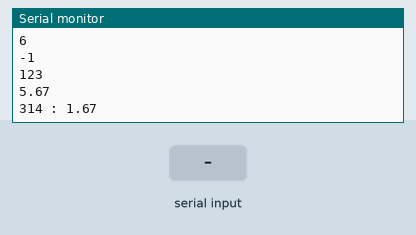
Simulated run of this sketch. Board: Arduino Uno, built with avr-gcc and run on an emulated ATmega328P. Shown: the last lines printed to the serial monitor. Inputs (shaded band) come from the test bench.

Above: at 1.6 s.
1.7 s: "te" received over Serial
At 2.9 s:
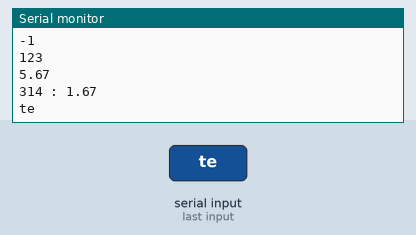
3.2 s: "90,45\n" received over Serial
At 4.4 s:
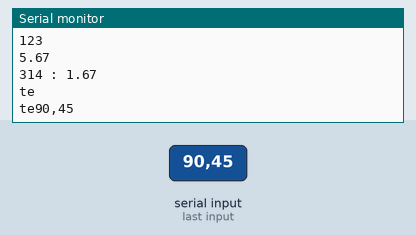
4.7 s: "30,150\n" received over Serial
At 5.8 s:
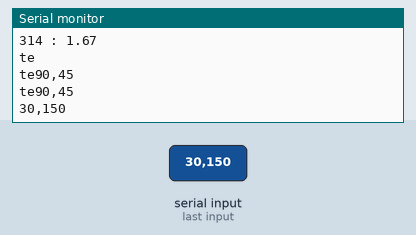
Timing chart, 0 to 7.7 s (numbered marks = the images above; inputs shaded):
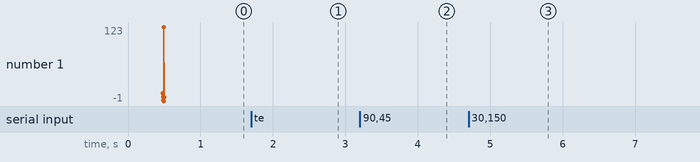

Measured:
- after the input at 1.7 s, the serial monitor: prints a new line after 0.05 s (image 1)
- after the input at 3.2 s, the serial monitor: prints a new line after 0.05 s (image 2)
- after the input at 4.7 s, the serial monitor: prints a new line after 0.06 s (image 3)

The sketch:

strr.ino
```cpp
String mystr;

void setup() {
  // put your setup code here, to run once:
  Serial.begin(9600);
  String str;
  str = "HELLO, WORLD";
  str[1] = 'x';
  String str1 = "This is a test!";
  str += str1;
  for (int i = 0; i < str.length(); i++)
  {
    char c = str[1];
    Serial.print(c); Serial.print(" : ");
    if (isAlpha(c)) Serial.println("alphabet");
    else if (isDigit(c)) Serial.println("number or digit");
    else if (isPunct(c)) Serial.println("Punctuation");
    else if (isWhitespace(c)) Serial.println("Whitespace");
  }
  String str2 = "test";
  if (str1 == str2) Serial.println("Same");
  else Serial.println("Different");
  str.toLowerCase();
  Serial.println(str);
  str.toUpperCase();
  Serial.println(str);
  String str3 = "정보통신";
  Serial.println(str3);
  Serial.println(str3.length());
  Serial.println (str2.indexOf("te"));
  Serial.println (str3.indexOf("통신"));
  Serial.println (str3.indexOf("우"));
  String str4 = "123";
  int n = str4.toInt();
  Serial.println(n);
  String str5 = "5.67";
  double x = str5.toDouble();
  Serial.println(x);
  String str6(314);
  String str7(1.67);
  Serial.println(str6 + " : " + str7);
}

void loop() {
  // put your main code here, to run repeatedly:
  boolean bRead = false;
  while (Serial.available()) {
    char c = Serial.read();
    mystr += c;
    bRead = true;
  }
  if (bRead) Serial.println(mystr);
  delay(100);
}
```
